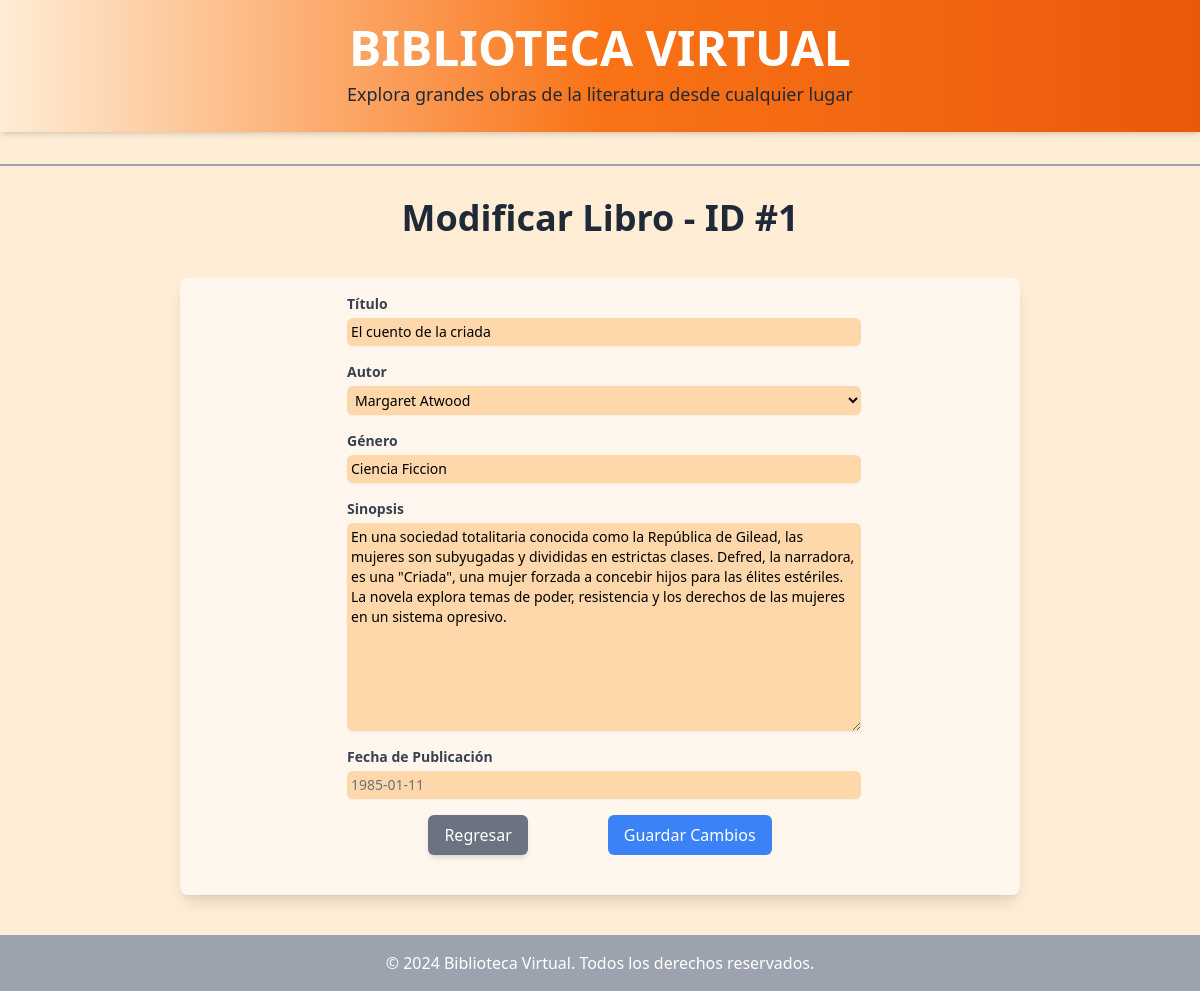
The app's page /libros/modificar/1/ with its own data.
### libreria/models.py (models this page shows, shortened)
class Libro(models.Model):
    titulo = models.CharField('Titulo', max_length = 50, null = False, blank = False)
    autor=models.ForeignKey(Autor,on_delete=models.CASCADE)
    genero=models.CharField('Genero', max_length = 50,null = False, blank = False)
    sinopsis=models.TextField('Sinopsis', null = False, blank = False)
    fecha_pu=models.DateField('Fecha de publicacion', null = False, blank = False)
    class Meta:
        db_table = "libros"

### libreria/views.py (the view)
# urls.py: path('libros/modificar/<int:pk>/', views.modificar_libros, name='modificar_libros'),
def modificar_libros(request, pk):
    try:
        libro = Libro.objects.get(pk=pk)
    except Libro.DoesNotExist:
        return redirect('404')
    autores = Autor.objects.all()
    if request.method == "POST":
        form = LibroForm(request.POST, instance=libro)
        if form.is_valid():
            form.save()
            return redirect('lista_libros')
    else:
        form = LibroForm(instance=libro)
    return render(request, 'libros/modificar_libros.html', {'form': form, 'autores': autores})

### libreria/forms.py
class LibroForm(forms.ModelForm):
    class Meta:
        model= Libro
        fields= '__all__'

### libreria/models.py (called while the page is built)
    def __str__(self):
        return self.nombre

### libreria/templatetags/form_tags.py (called while the page is built)
@register.filter
def add_class(value, class_name):
    if hasattr(value, 'as_widget'):  # Verifica que value sea un campo de formulario
        return value.as_widget(attrs={'class': class_name})
    return value  # Si no es un campo de formulario, retorna el valor original

### libreria/templates/libros/modificar_libros.html (shortened to what this page needs)
{% extends "base.html" %}
{% load form_tags %}
{% block content %}
<h2 class="text-4xl font-bold text-center text-gray-800 mb-15">Modificar Libro - ID #{{ form.instance.id }}</h2>
<div class="w-[70%] mx-auto m-10 bg-orange-50 shadow-lg rounded-lg">
    <form method="post" class="w-[65%] items-center justify-center mx-auto">
        <div class="m-4">
            <label for="id_titulo" class="m-1 block text-sm font-bold text-gray-700">Título</label>
            {{ form.titulo|add_class:"m-1 p-1 block w-full bg-orange-200 rounded-md shadow-sm focus:ring-blue-500 focus:border-blue-500 sm:text-sm placeholder-gray-500" }}
        </div>
        <div class="m-4">
            <label for="id_autor" class="m-1 block text-sm font-bold text-gray-700">Autor</label>
            {{ form.autor|add_class:"m-1 p-1 block w-full bg-orange-200 rounded-md shadow-sm focus:ring-blue-500 focus:border-blue-500 sm:text-sm placeholder-gray-500" }}
        </div>
        <div class="m-4">
            <label for="id_genero" class="m-1 block text-sm font-bold text-gray-700">Género</label>
            {{ form.genero|add_class:"m-1 p-1 block w-full bg-orange-200 rounded-md shadow-sm focus:ring-blue-500 focus:border-blue-500 sm:text-sm placeholder-gray-500" }}
        </div>
        <div class="m-4">
            <label for="id_sinopsis" class="m-1 block text-sm font-bold text-gray-700">Sinopsis</label>
            {{ form.sinopsis|add_class:"m-1 p-1 block w-full bg-orange-200 rounded-md shadow-sm focus:ring-blue-500 focus:border-blue-500 sm:text-sm placeholder-gray-500" }}
        </div>
        <div class="m-4">
            <label for="id_fecha_pu" class="m-1 block text-sm font-bold text-gray-700">Fecha de Publicación</label>
            {{ form.fecha_pu|add_class:"m-1 p-1 block w-full bg-orange-200 text-gray-500 rounded-md shadow-sm focus:ring-blue-500 focus:border-blue-500 sm:text-sm" }}
        </div>
        <div class="flex justify-center items-center m-10 mt-2 gap-20">
            <a href="{% url 'lista_libros' %}" class="bg-gray-500 hover:bg-gray-600 text-white py-2 px-4 rounded-md shadow-md transition duration-200">Regresar</a>
            <button type="submit" class="bg-blue-500 hover:bg-blue-600 text-white py-2 px-4 rounded-md">Guardar Cambios</button>
        </div>
    </form>
</div>
{% endblock %}

### libreria/templates/base.html (shortened to what this page needs)
{% load static %}
<!DOCTYPE html>
<html lang="en">
<head>
    <script src="{% static 'tailwind.js' %}"></script>
    <link href="https://cdn.jsdelivr.net/npm/tailwindcss@2.2.19/dist/tailwind.min.css" rel="stylesheet">
    <link rel="stylesheet" href="{% static 'styles.css' %}">
</head>
<body class="min-h-screen flex flex-col bg-orange-100">
    <header class="bg-gradient-to-r from-orange-100 via-orange-500 to-orange-600 text-white py-6 shadow-md">
        <div class="container mx-auto px-4 text-center">
            <h1 class="text-5xl font-bold">BIBLIOTECA VIRTUAL</h1>
            <p class="text-lg mt-2 text-gray-800">Explora grandes obras de la literatura desde cualquier lugar</p>
        </div>
    </header>
    <hr class="my-8 border-t-2 border-gray-400 shadow-lg shadow-black">
    {% block content %}
    {% endblock %}
    <footer class="text-center text-white py-4 bg-gray-400">
        <p>&copy; 2024 Biblioteca Virtual. Todos los derechos reservados.</p>
    </footer>
</body>
</html>

### records on screen
Libro: instance.id "1", titulo "El cuento de la criada", autor "Margaret Atwood", genero "Ciencia Ficcion", sinopsis "En una sociedad totalitaria conocida como la República de Gilead, las mujeres son subyugadas y divididas en estrictas clases. Defred, la narradora, es una \"Criada\", una mujer forzada a concebir hijos para las élites estériles. La novela explora temas de poder, resistencia y los derechos de las mujeres en un sistema opresivo.", fecha_pu "1985-01-11"
